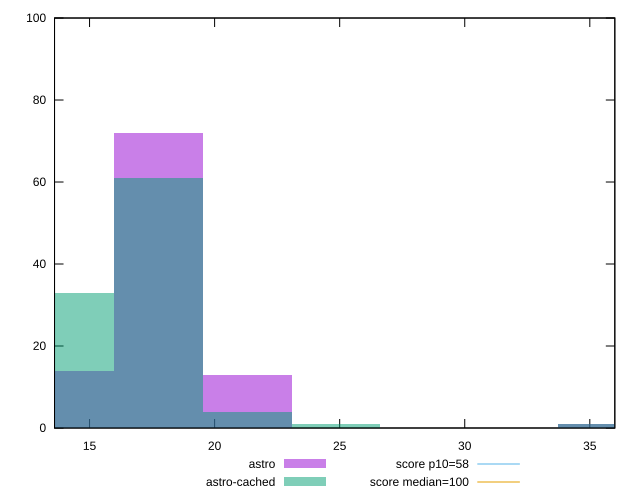

This figure's gnuplot source:
reset

$astro <<EOF
35.50783933034897 1
17.753919665174486 72
21.304703598209382 13
14.203135732139588 14
EOF

$astroCached <<EOF
17.753919665174486 61
14.203135732139588 33
21.304703598209382 4
24.85548753124428 1
35.50783933034897 1
EOF

set key outside below
set boxwidth 3.550783933034897
set xrange [13.600000000000001:36]
set yrange [0:100]
set trange [0:100]
set style fill transparent solid 0.5 noborder

set parametric
set terminal svg size 640, 500 enhanced background rgb 'white'
set output "reports/report_00033_2021-03-01T14-23-16.841Z/estimated-input-latency/comparison/histogram/0_vs_1.svg"

plot $astro title "astro" with boxes, \
     $astroCached title "astro-cached" with boxes, \
     58,t title "score p10=58", \
     100,t title "score median=100"

reset
